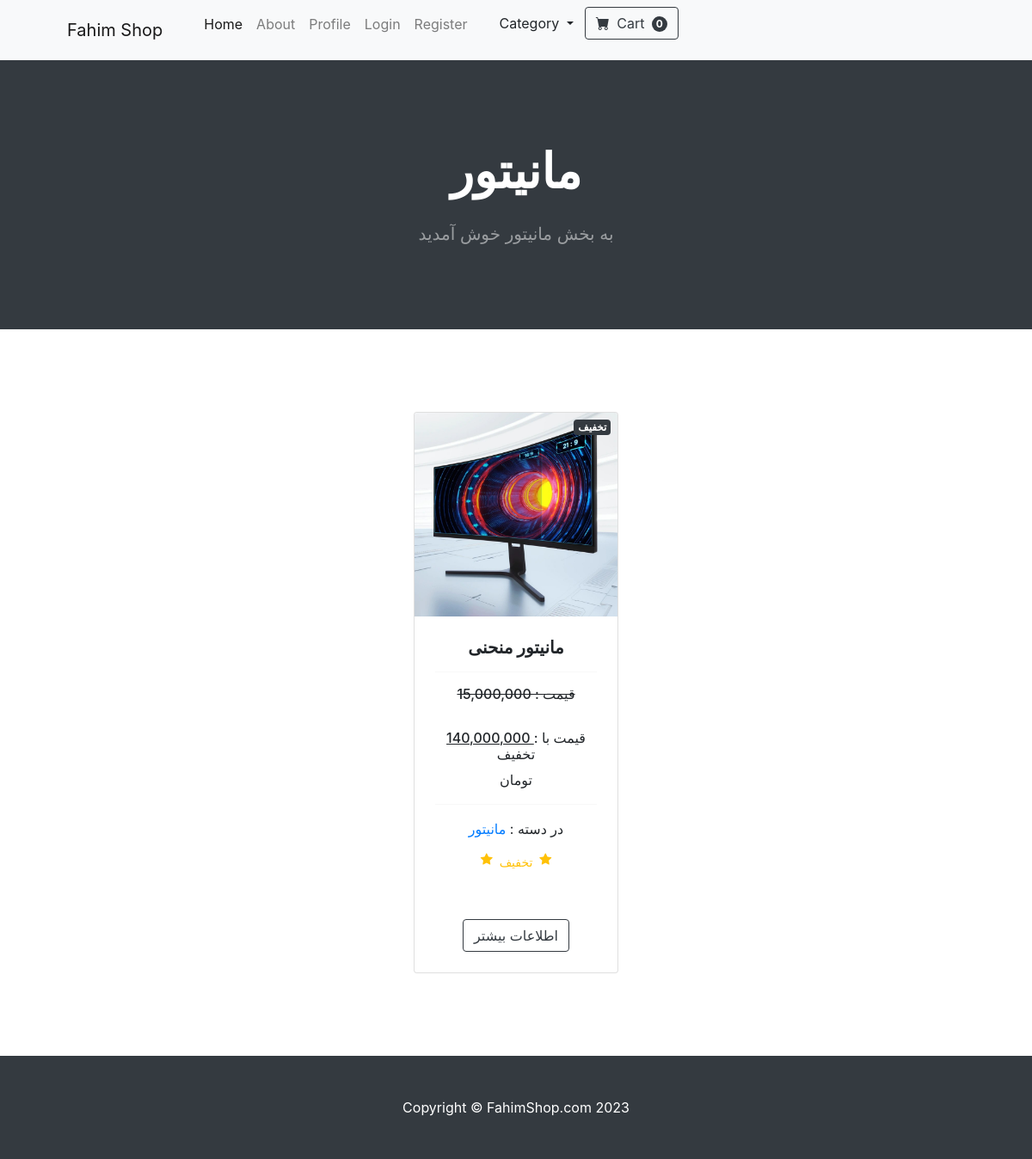
The app's page /Category/مانیتور, older data.
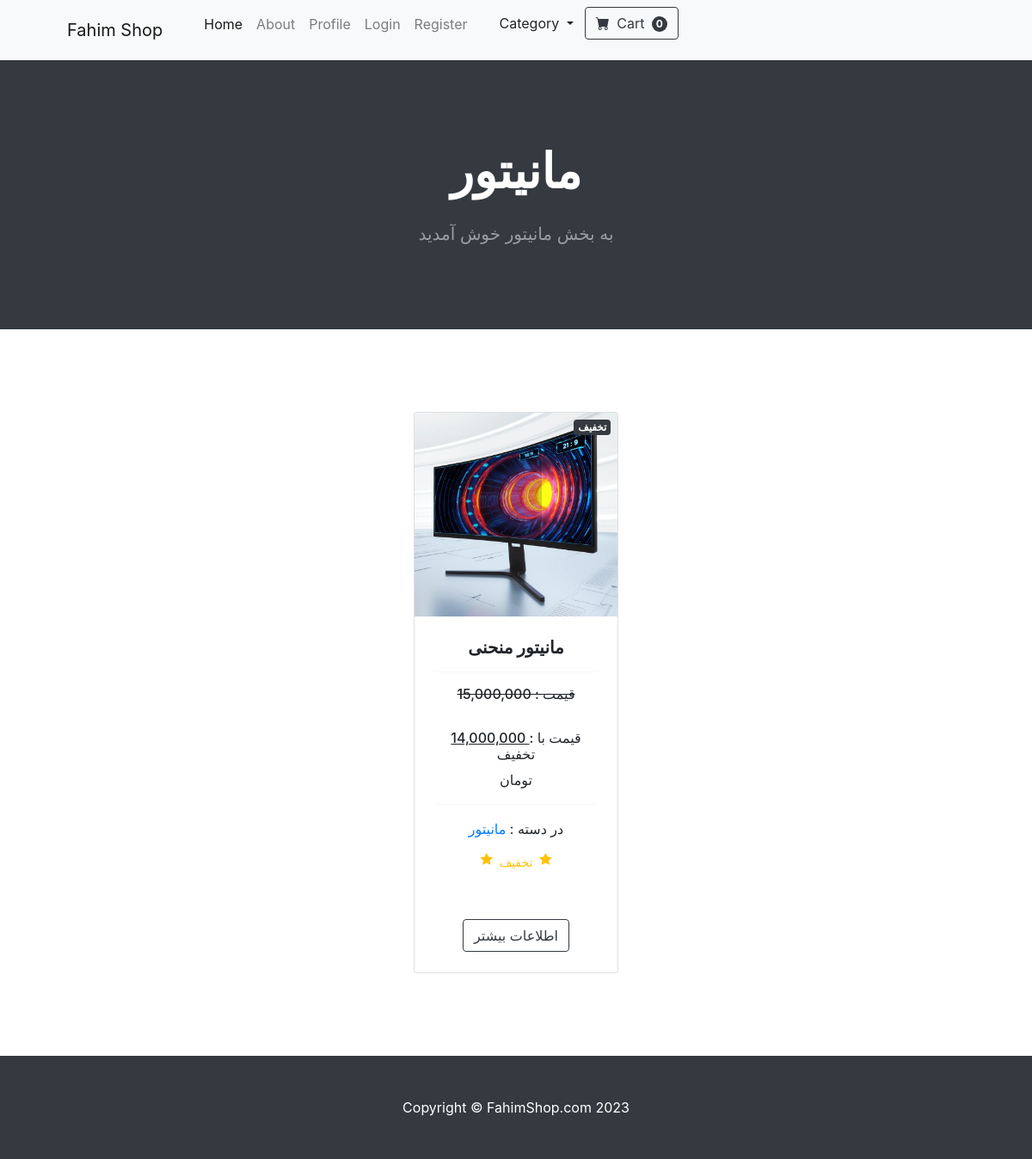
The same page, newer data.
### Store/models.py (models this page shows, shortened)
class Product(models.Model):
    name = models.CharField(max_length=100)
    price = models.DecimalField(default=0 , decimal_places=0 , max_digits=12)
    category = models.ForeignKey(Category, on_delete=models.CASCADE , default=1)
    description = models.CharField(max_length=250 , default='' , blank=True , null=True)
    image = models.ImageField(upload_to='uploads/product/')
    is_sale = models.BooleanField(default=False)
    sale_price = models.DecimalField(default=0 , decimal_places=0 , max_digits=12)
    Not_Avaliable = models.BooleanField(default=False)

class Category(models.Model):
    name = models.CharField(max_length=50)
    def __str__(self):
        return self.name
    class Meta :
        verbose_name_plural = "Categorys"

### Store/views.py (the view)
# urls.py: path('Category/<str:foo>' , views.Category1 , name='Admin'),
def Category1(request , foo):
    foo = foo.replace('-', ' ')
    try:
        category = Category.objects.get(name=foo)
        All_Product = Product.objects.filter(category=category).all()
        return render(request=request , template_name='Category.html' , context={'Product': All_Product , 'Category': category })
    except:
        messages.success(request , ("That category doesn't exist!"))
        return redirect('/')

### Cart/Cart.py (called while the page is built)
    def __len__(self):
        return len(self.cart)

### Cart/Context_Processors.py (called while the page is built)
def cart(request):
    return {'cart' : Cart(request)}

### Store/templates/Category.html (shortened to what this page needs)
{% extends 'base.html' %}
{% load static %}
{% load humanize %}
{% block content %}
        <header class="bg-dark py-5">
            <div class="container px-4 px-lg-5 my-5">
                <div class="text-center text-white">
                    <h1 class="display-4 fw-bolder">{{ Category }}</h1>
                    <p class="lead fw-normal text-white-50 mb-0 mt-4">به بخش {{ Category }} خوش آمدید</p>
                </div>
            </div>
        </header>
        <section class="py-5">
            <div class="container px-4 px-lg-5 mt-5">
                <div class="row gx-4 gx-lg-5 row-cols-2 row-cols-md-3 row-cols-xl-4 justify-content-center">
                    {% for item in Product %}
                    {% if item.is_sale %}
                     <div class="col mb-5">
                        <div class="card h-100">
                            <div class="badge bg-dark text-white position-absolute" style="top: 0.5rem ; right: 0.5rem;">تخفیف</div>
                            <img class="card-img-top" src="{{ item.image.url }}" alt="..." />
                            <div class="card-body p-4">
                                <div class="text-center">
                                    <h5 class="fw-bolder">{{ item.name }}</h5>
                                    <hr/>
                                    <h6 style="text-decoration: line-through">{{ item.price | intcomma }} : قیمت</h6>
                                    <br/>
                                    <h6> <ins>  {{ item.sale_price | intcomma }}  </ins> : قیمت با تخفیف</h6>تومان
                                    <hr/>
                                    در دسته :
                                    <a href="#">{{ item.category }}</a>
                                    <div class="d-flex justify-content-center small  text-warning mb-2 mt-3">
                                        <div class="bi-star-fill"></div>
                                        &nbsp;&nbsp;تخفیف&nbsp;&nbsp;
                                        <div class="bi-star-fill"></div>
                                    </div>
                                </div>
                            </div>
                            <div class="card-footer p-4 pt-0 border-top-0 bg-transparent">
                                <div class="text-center"><a class="btn btn-outline-dark mt-auto" href="/Product/{{ item.id }}">اطلاعات بیشتر</a></div>
                            </div>
                        </div>
                    </div>
                    {% endif %}
                    {% endfor %}
                    </div>
                </div>
        </section>
{% endblock %}

Row changes from the older to the newer data that the page shows:
changed Product "مانیتور منحنی": sale_price "140,000,000" → "14,000,000"
